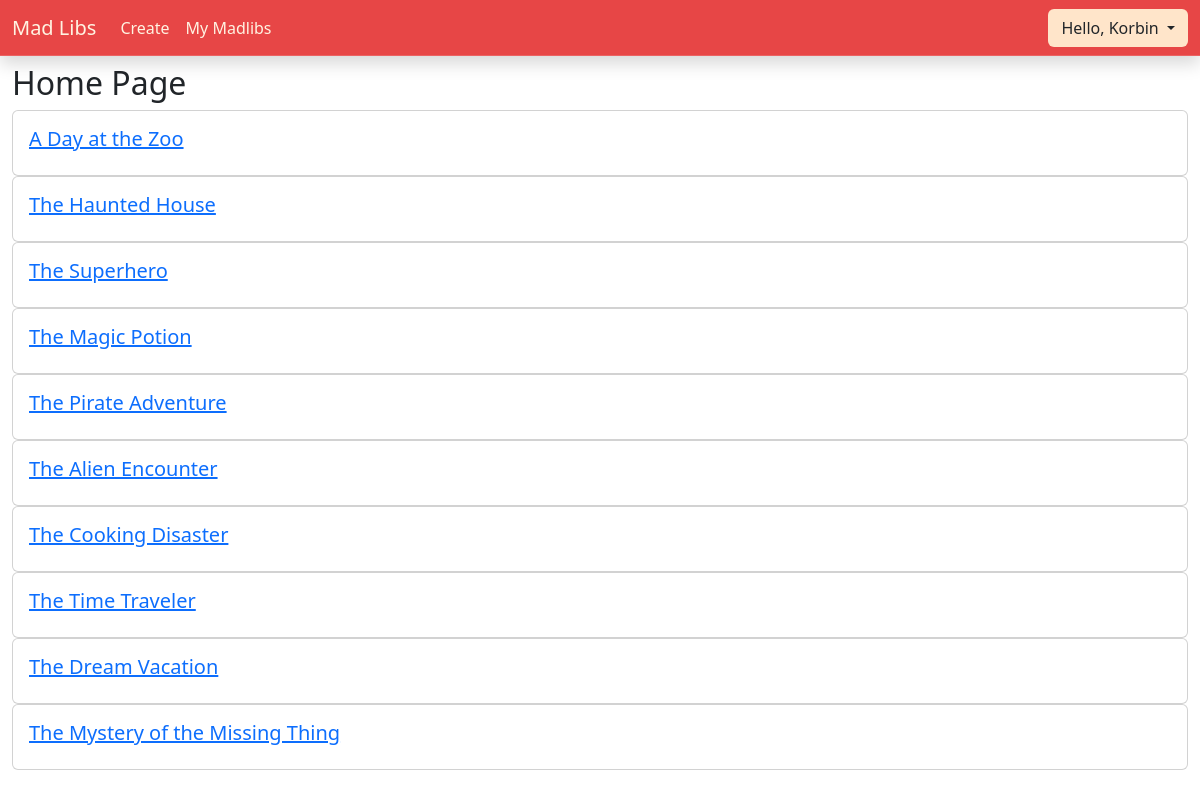
Screenshot of / (signed in) with the database file from the repository.
### stories/models.py (models this page shows, shortened)
class Story(models.Model):
    title = models.CharField(max_length=64)
    story = models.TextField(max_length=1024)
    author = models.ForeignKey(settings.AUTH_USER_MODEL, on_delete=models.CASCADE) # Store the users info
    objects = StoryManager()

### stories/views.py (the view)
# urls.py: path('', home_view, name='home'), # Change the index page
def home_view(request, *args, **kwargs):
    my_context = {
        "stories": Story.objects.all(),
        "site_title": "Home"
    }
    return render(request, "home.html", my_context) # return an html template

### stories/templates/home.html
{% extends 'base.html' %}
{% block content %}
{% load static %}
<h2>Home Page</h2>
{% for story in stories %}
<div class="card">
    <div class="card-body">
        <h5 class="card-title"><a href="{% url 'play' story.id %}">{{story.title}}</a></h5>
    </div>
</div>
{% endfor %}
{% endblock %}

### templates/navbar.html (shortened to what this page needs)
<nav class="container-xxl navbar navbar-expand-sm">
  <div class="container-fluid">
    <a class="navbar-brand py-1 bd-navbar-link" href="{% url 'home' %}">Mad Libs</a>
    <div class="collapse navbar-collapse" id="navbarCollapsable">
      <ul class="navbar-nav navbar-left me-auto mb-2 mb-sm-0">
        {% if user.is_authenticated %}
        <li class="nav-item">
          <a class="nav-link bd-navbar-link" href="{% url 'mablibs_create' %}">Create</a>
        </li>
        <li class="nav-item">
          <a class="nav-link bd-navbar-link" href="{% url 'mablibs' request.user.username %}">My Madlibs</a>
        </li>
        {% endif %}
      </ul>
      <ul class="navbar-nav navbar-right ms-auto mb-2 mb-sm-0">
        {% if not user.is_authenticated %}
        <li class="nav-item">
          <a class="nav-link btn bd-btn-secondary" href="{% url 'users:login' %}">Login / Register</a>
        </li>
        {% else %}
        <li class="nav-item">
          <div class="btn-group">
            <button type="button" class="dropdown-toggle btn bd-btn-secondary" data-bs-toggle="dropdown" data-bs-target="#dropdown-profile" aria-expanded="false">
              Hello,
              {{ user.username }}
            </button>
          </div>
        </li>
        {% endif %}
      </ul>
    </div>
  </div>
</nav>

### static/styles/style.css (style rules this page uses)
:root { --white: #FFF3E2; --cream: rgb(255, 229, 202); --pink: #FA9884; --red: #E74646; }
a.bd-navbar-link { color: var(--white); }
button.bd-btn-secondary { background-color: var(--cream); }

### rows the page displays
Story: title "A Day at the Zoo"
Story: title "The Haunted House"
Story: title "The Superhero"
Story: title "The Magic Potion"
Story: title "The Pirate Adventure"
Story: title "The Alien Encounter"
Story: title "The Cooking Disaster"
Story: title "The Time Traveler"
Story: title "The Dream Vacation"
Story: title "The Mystery of the Missing Thing"

### other values shown
{{ user.username }} "Korbin"
